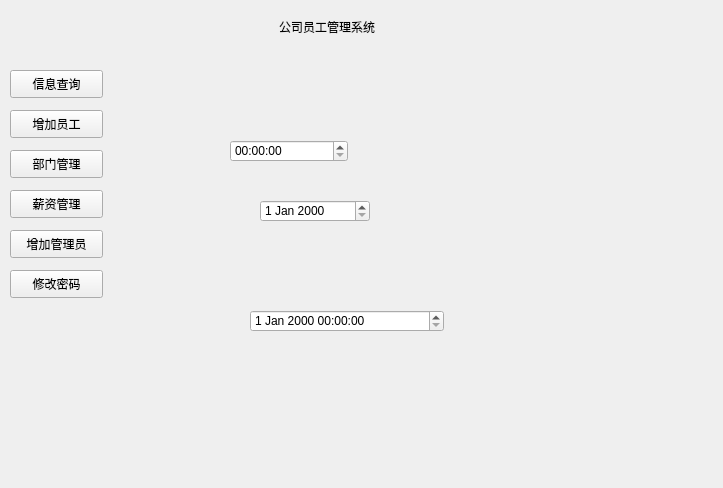
<?xml version="1.0" encoding="UTF-8"?>
<ui version="4.0">
 <class>frist</class>
 <widget class="QWidget" name="frist">
  <property name="geometry">
   <rect>
    <x>0</x>
    <y>0</y>
    <width>723</width>
    <height>488</height>
   </rect>
  </property>
  <property name="windowTitle">
   <string>Form</string>
  </property>
  <widget class="QWidget" name="widget" native="true">
   <property name="geometry">
    <rect>
     <x>9</x>
     <y>9</y>
     <width>701</width>
     <height>31</height>
    </rect>
   </property>
   <widget class="QLabel" name="label">
    <property name="geometry">
     <rect>
      <x>270</x>
      <y>10</y>
      <width>120</width>
      <height>16</height>
     </rect>
    </property>
    <property name="text">
     <string>公司员工管理系统</string>
    </property>
   </widget>
  </widget>
  <widget class="QWidget" name="widget_2" native="true">
   <property name="geometry">
    <rect>
     <x>0</x>
     <y>50</y>
     <width>121</width>
     <height>431</height>
    </rect>
   </property>
   <widget class="QPushButton" name="pushButton">
    <property name="geometry">
     <rect>
      <x>10</x>
      <y>220</y>
      <width>93</width>
      <height>28</height>
     </rect>
    </property>
    <property name="text">
     <string>修改密码</string>
    </property>
   </widget>
   <widget class="QPushButton" name="pushButton_2">
    <property name="geometry">
     <rect>
      <x>10</x>
      <y>20</y>
      <width>93</width>
      <height>28</height>
     </rect>
    </property>
    <property name="text">
     <string>信息查询</string>
    </property>
   </widget>
   <widget class="QPushButton" name="pushButton_3">
    <property name="geometry">
     <rect>
      <x>10</x>
      <y>60</y>
      <width>93</width>
      <height>28</height>
     </rect>
    </property>
    <property name="text">
     <string>增加员工</string>
    </property>
   </widget>
   <widget class="QPushButton" name="pushButton_4">
    <property name="geometry">
     <rect>
      <x>10</x>
      <y>100</y>
      <width>93</width>
      <height>28</height>
     </rect>
    </property>
    <property name="text">
     <string>部门管理</string>
    </property>
   </widget>
   <widget class="QPushButton" name="pushButton_5">
    <property name="geometry">
     <rect>
      <x>10</x>
      <y>140</y>
      <width>93</width>
      <height>28</height>
     </rect>
    </property>
    <property name="text">
     <string>薪资管理</string>
    </property>
   </widget>
   <widget class="QPushButton" name="pushButton_6">
    <property name="geometry">
     <rect>
      <x>10</x>
      <y>180</y>
      <width>93</width>
      <height>28</height>
     </rect>
    </property>
    <property name="text">
     <string>增加管理员</string>
    </property>
   </widget>
  </widget>
  <widget class="QStackedWidget" name="stackedWidget">
   <property name="geometry">
    <rect>
     <x>130</x>
     <y>50</y>
     <width>571</width>
     <height>421</height>
    </rect>
   </property>
   <property name="currentIndex">
    <number>0</number>
   </property>
   <widget class="QWidget" name="page">
    <widget class="QTimeEdit" name="timeEdit">
     <property name="geometry">
      <rect>
       <x>100</x>
       <y>90</y>
       <width>118</width>
       <height>22</height>
      </rect>
     </property>
    </widget>
    <widget class="QDateEdit" name="dateEdit">
     <property name="geometry">
      <rect>
       <x>130</x>
       <y>150</y>
       <width>110</width>
       <height>22</height>
      </rect>
     </property>
    </widget>
    <widget class="QDateTimeEdit" name="dateTimeEdit">
     <property name="geometry">
      <rect>
       <x>120</x>
       <y>260</y>
       <width>194</width>
       <height>22</height>
      </rect>
     </property>
    </widget>
   </widget>
   <widget class="QWidget" name="page_2">
    <widget class="QLabel" name="label_2">
     <property name="geometry">
      <rect>
       <x>90</x>
       <y>60</y>
       <width>71</width>
       <height>31</height>
      </rect>
     </property>
     <property name="text">
      <string>原始密码：</string>
     </property>
    </widget>
    <widget class="QLabel" name="label_3">
     <property name="geometry">
      <rect>
       <x>100</x>
       <y>100</y>
       <width>71</width>
       <height>31</height>
      </rect>
     </property>
     <property name="text">
      <string>新密码：</string>
     </property>
    </widget>
    <widget class="QLabel" name="label_4">
     <property name="geometry">
      <rect>
       <x>80</x>
       <y>140</y>
       <width>91</width>
       <height>31</height>
      </rect>
     </property>
     <property name="text">
      <string>确认新密码：</string>
     </property>
    </widget>
    <widget class="QLineEdit" name="lineEdit_1">
     <property name="geometry">
      <rect>
       <x>170</x>
       <y>60</y>
       <width>201</width>
       <height>31</height>
      </rect>
     </property>
    </widget>
    <widget class="QLineEdit" name="lineEdit_2">
     <property name="geometry">
      <rect>
       <x>170</x>
       <y>100</y>
       <width>201</width>
       <height>31</height>
      </rect>
     </property>
    </widget>
    <widget class="QLineEdit" name="lineEdit_3">
     <property name="geometry">
      <rect>
       <x>170</x>
       <y>140</y>
       <width>201</width>
       <height>31</height>
      </rect>
     </property>
    </widget>
    <widget class="QLabel" name="label_5">
     <property name="geometry">
      <rect>
       <x>210</x>
       <y>10</y>
       <width>141</width>
       <height>31</height>
      </rect>
     </property>
     <property name="text">
      <string>修改密码</string>
     </property>
    </widget>
   </widget>
  </widget>
 </widget>
 <resources/>
 <connections/>
</ui>
